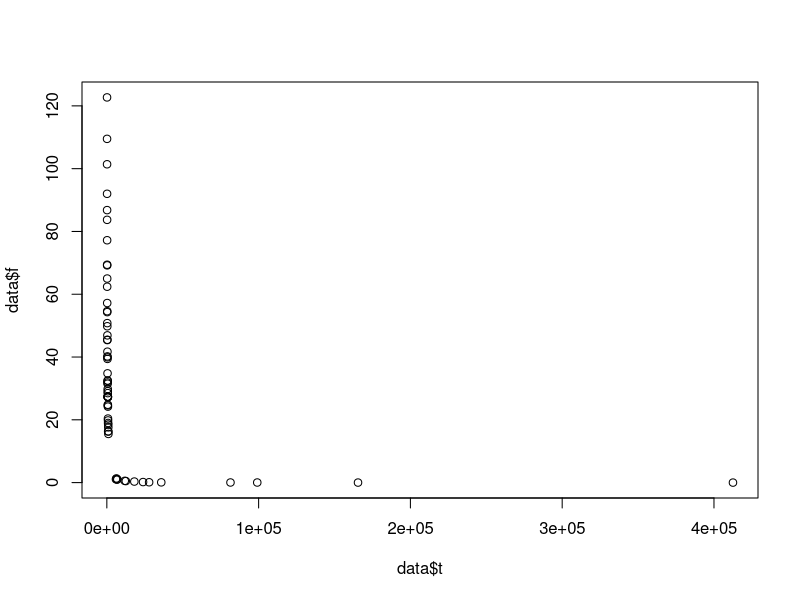
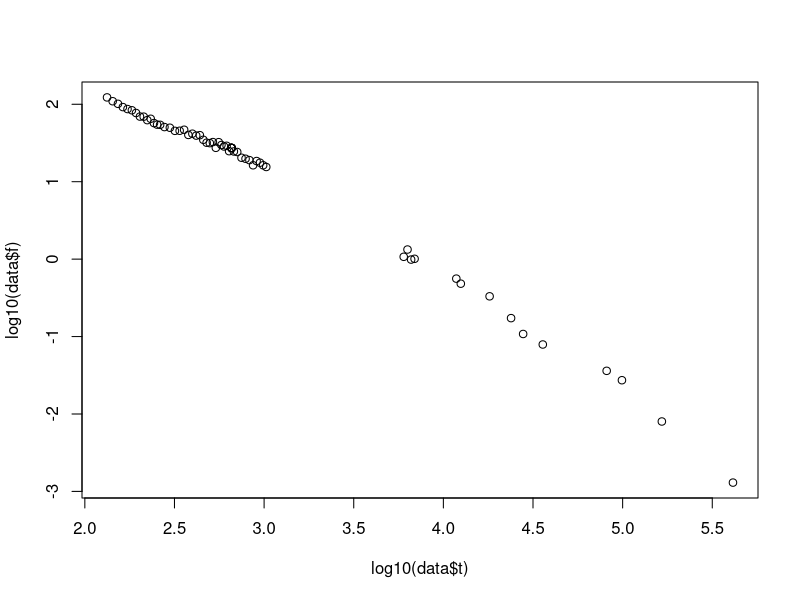
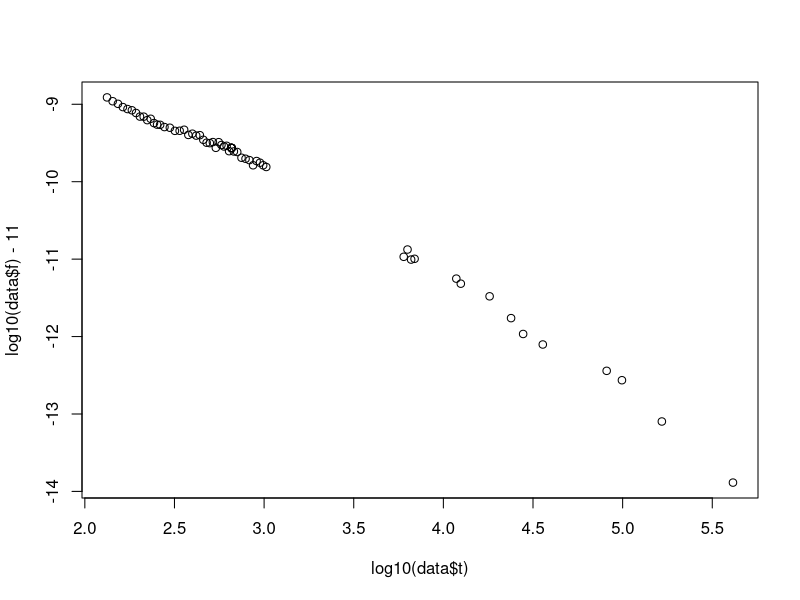
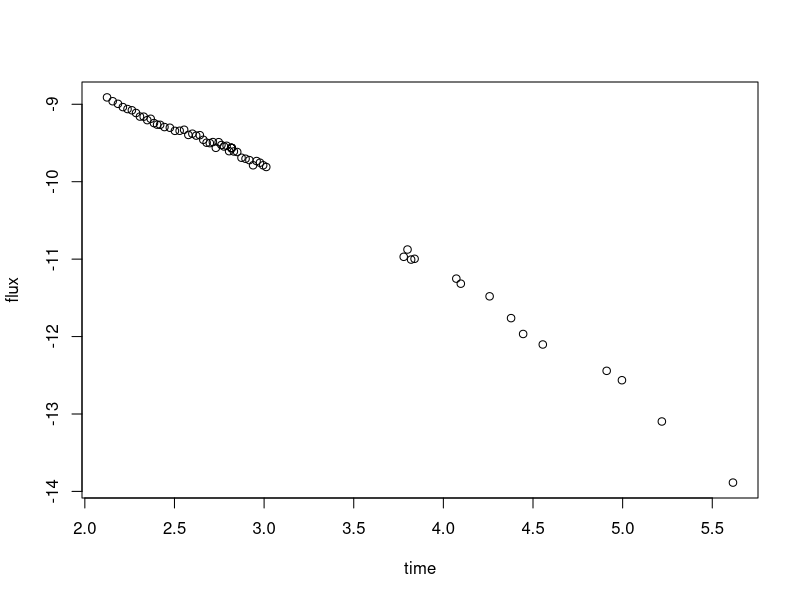
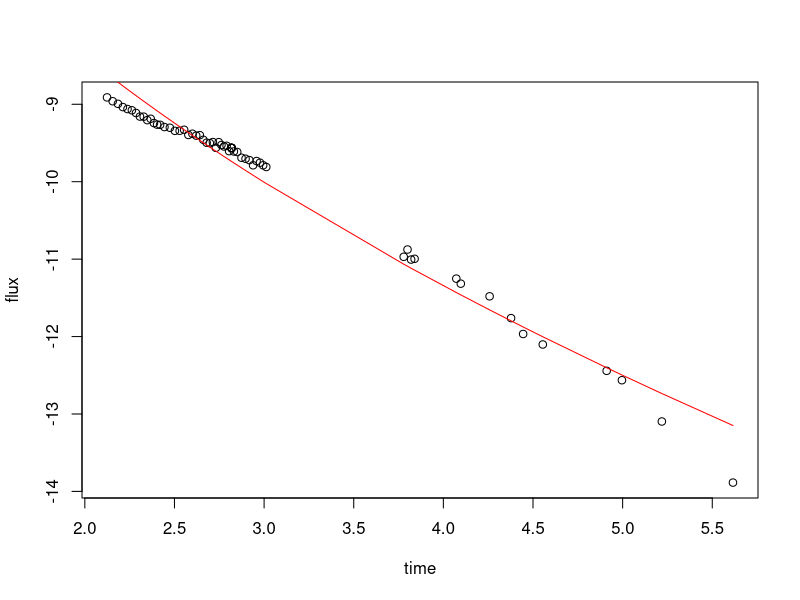
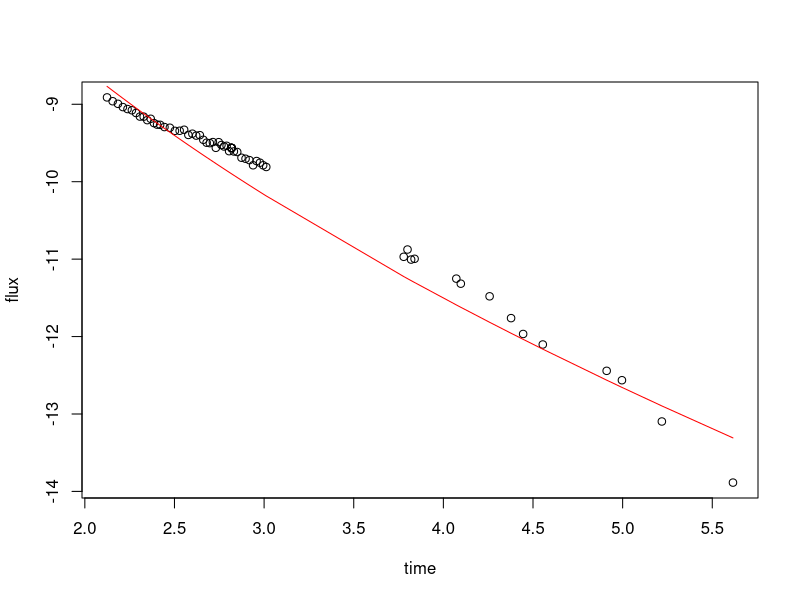
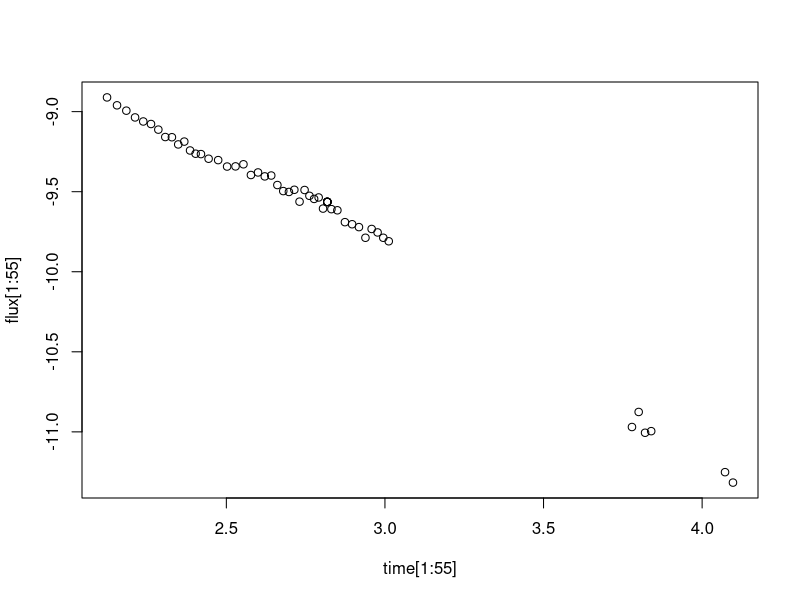
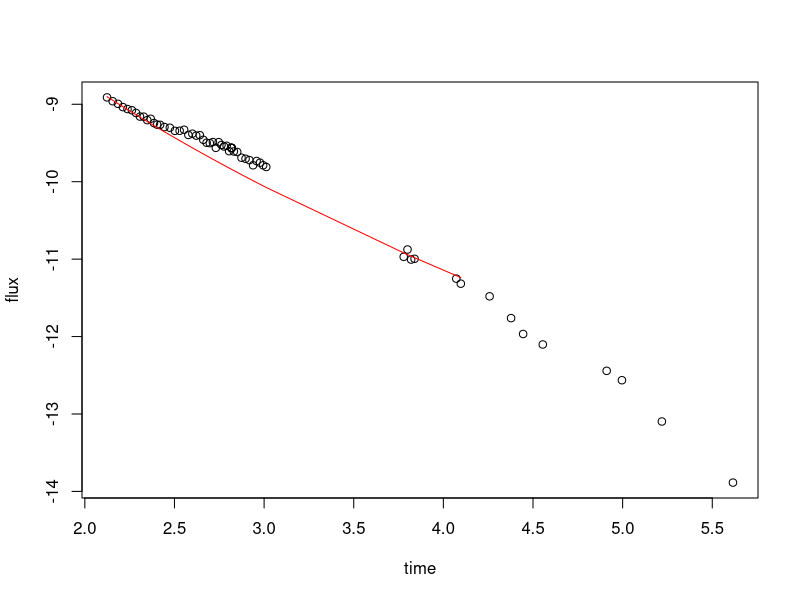

The R source for these figures, in order:
setwd("/home/holman/Downloads/Semana15")

data <- read.table("GRB_afterglow.dat", header = TRUE)

plot(data$t,data$f)

plot(log10(data$t),log10(data$f))

plot(log10(data$t),log10(data$f)-11.)

time = log10(data$t)
flux = log10(data$f)-11.
error = data$s

plot(time,flux)

fitx = nls(flux~a*time**b,start=list(a=-1.0,b=-0.9))

plot(time,flux)
lines(time,predict(fitx),col="red")

plot(time,flux)
lines(time,predict(fitx)-0.16,col="red")

plot(time[1:55],flux[1:55])

flux01 = flux[1:55]
time01 = time[1:55]
  
fitx01 = nls(flux01~a*time01**b,start=list(a=-1.0,b=-0.9))

plot(time,flux)
lines(time[1:55],predict(fitx01)-0.14,col="red")

flux02 = flux[55:63]
time02 = time[55:63]

fitx02 = nls(flux02~a*time02**b,start=list(a=-1.0,b=-0.9))

plot(time,flux)
lines(time[1:55],predict(fitx01)-0.14,col="red")
lines(time[55:63],predict(fitx02),col="red")

resid01 = flux[1:55] - (predict(fitx01)-0.14)
resid02 = flux[55:63] - (predict(fitx02))

resid03 = c(resid01,resid02[-1])

plot(time,resid03)
abline(h=0.0, col="red")

lm01 = lm(flux01 ~ time01)

plot(time[1:55],flux[1:55],ylim=c(-12,-8.8))
lines(time[1:55],predict(fitx01)-0.14,col="red")
abline(lm01,col="purple")

summary(lm01)

library(MASS)

lm02 = rlm(flux01 ~ time01)

plot(time[1:55],flux[1:55],ylim=c(-12,-8.8))
lines(time[1:55],predict(fitx01)-0.14,col="red")
abline(lm01,col="purple")
abline(lm02,col="blue")

summary(lm02)

flux03 = flux[1:17]
time03 = time[1:17]

fitx03 = nls(flux03~a*time03**b,start=list(a=-1.0,b=-0.9))

plot(time[1:49],flux[1:49],ylim=c(-10,-8.8))
lines(time[1:17],predict(fitx03),col="red")

flux04 = flux[17:19]
time04 = time[17:19]

fitx04 = nls(flux04~a*time04**b,start=list(a=-1.0,b=-0.9))

plot(time[1:49],flux[1:49],ylim=c(-10,-8.8))
lines(time[1:17],predict(fitx03),col="red")
lines(time[17:19],predict(fitx04),col="red")

flux05 = flux[19:49]
time05 = time[19:49]

fitx05 = nls(flux05~a*time05**b,start=list(a=-1.0,b=-0.9))

plot(time[1:49],flux[1:49],ylim=c(-10,-8.8))
lines(time[1:17],predict(fitx03),col="red")
lines(time[17:19],predict(fitx04),col="red")
lines(time[19:49],predict(fitx05),col="red")

plot(time,flux)
lines(time[1:17],predict(fitx03),col="red")
lines(time[17:19],predict(fitx04),col="red")
lines(time[19:49],predict(fitx05),col="red")
lines(time[1:55],predict(fitx01)-0.14,col="blue")
lines(time[55:63],predict(fitx02),col="blue")
abline(lm(flux~time),col="purple")
abline(rlm(flux~time),col="magenta")



# 1. Calcular y extraer los residuos de ambos modelos
residuos_lm01  <- residuals(lm01) # Residuos del modelo lineal ordinario
residuos_lm02  <- residuals(lm02) # Residuos del modelo lineal robusto (rlm)

# 2. Visualizar un resumen estadístico rápido de los residuos
summary(residuos_lm01)
summary(residuos_lm02)

# 3. Graficar los residuos para comparar visualmente sus distribuciones
boxplot(residuos_lm01, residuos_lm02, 
        names = c("Modelo Lineal", "Modelo Robusto"),
        main  = "Comparación de Residuos", 
        col   = c("purple", "blue"), 
        ylab  = "Valor del residuo")
abline(h = 0, col = "red", lty = 2) # Línea de referencia en cero

# 4. Prueba T de Student para una sola muestra (para verificar si la media de los residuos es cero)
# Esto evalúa si el sesgo global del modelo es estadísticamente nulo.
t_test_lm01 <- t.test(residuos_lm01, mu = 0)
t_test_lm02 <- t.test(residuos_lm02, mu = 0)

print(t_test_lm01)
print(t_test_lm02)

# 5. Prueba T de Student para dos muestras (muestras pareadas)
# Compara directamente si existe una diferencia significativa entre las medias de ambos residuos.
t_test_comparativo <- t.test(residuos_lm01, residuos_lm02, paired = TRUE)

print(t_test_comparativo)

# 3. Graficar los residuos para comparar visualmente sus distribuciones mediante histogramas
par(mfrow = c(1, 2)) # Divide la pantalla gráfica en 1 fila y 2 columnas

# Histograma para el Modelo Lineal Ordinario
hist(residuos_lm01, 
     main = "Residuos: Modelo Lineal", 
     xlab = "Valor del residuo", 
     ylab = "Frecuencia", 
     col  = "purple", 
     border = "white")
abline(v = 0, col = "red", lty = 2, lwd = 2) # Línea vertical de referencia en cero

# Histograma para el Modelo Lineal Robusto
hist(residuos_lm02, 
     main = "Residuos: Modelo Robusto", 
     xlab = "Valor del residuo", 
     ylab = "Frecuencia", 
     col  = "blue", 
     border = "white")
abline(v = 0, col = "red", lty = 2, lwd = 2) # Línea vertical de referencia en cero

par(mfrow = c(1, 1)) # Restaura la pantalla gráfica a su configuración normal (1x1)


# Convertirlo en Data Frame para meterle los pesos.
